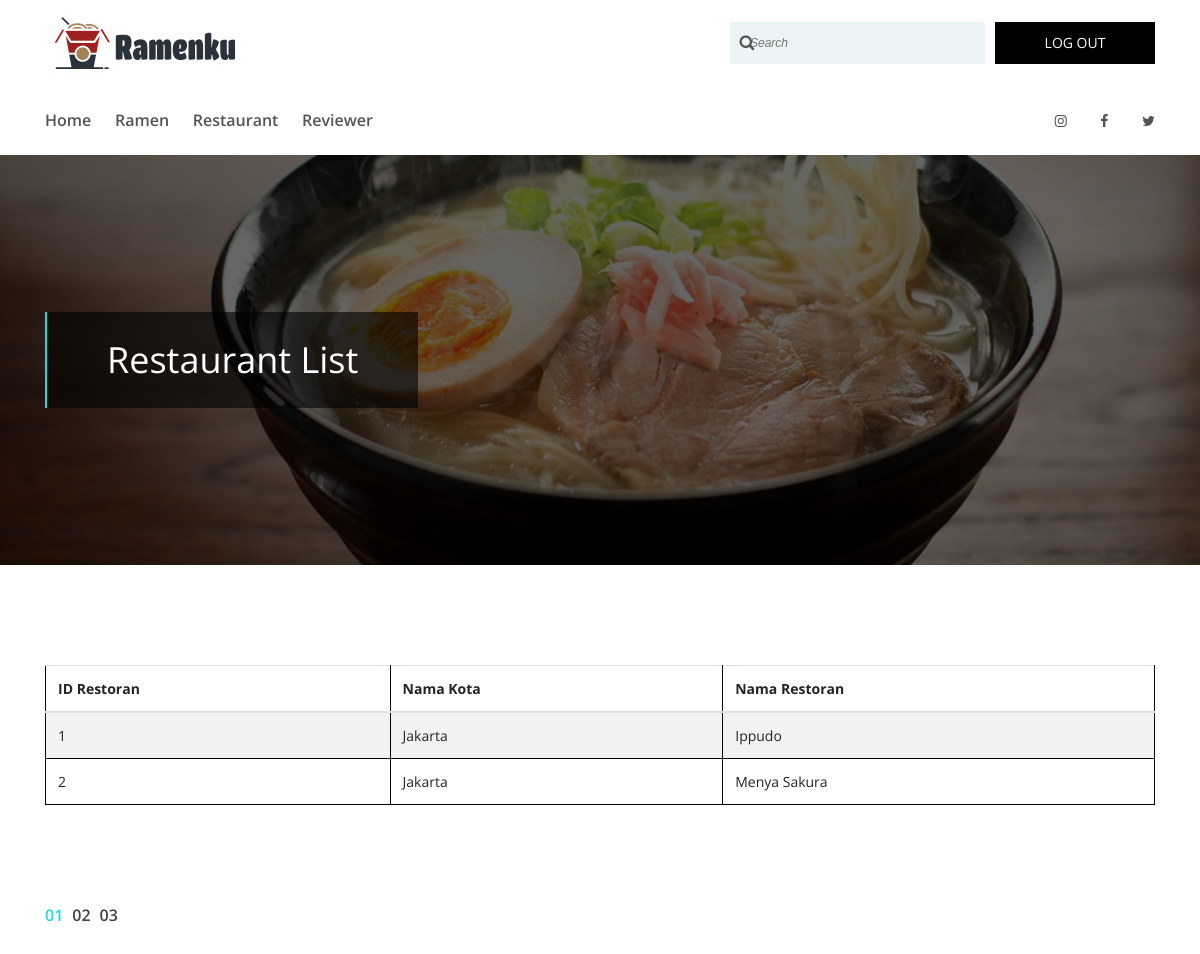
Screenshot of /view/Admin/restaurant-review.php with the database file from the repository.
### tables this page shows
CREATE TABLE `restoran` (
  `idRestoran` int(20) NOT NULL,
  `idKota` int(20) NOT NULL,
  `namaRestoran` varchar(100) NOT NULL
);

CREATE TABLE `kota` (
  `idKota` int(20) NOT NULL,
  `idNegara` int(20) NOT NULL,
  `namaKota` varchar(100) NOT NULL
);

### view/Admin/restaurant-review.php (the view, shortened to what this page needs)
<?php
    include ("../../controller/db_connect.php")
?>
<!DOCTYPE html>
<html lang="en">
<head>
    <link rel="stylesheet" href="../lib/admin/style.css">
</head>
<body>
    <header class="header-area wow fadeInDown" data-wow-delay="500ms">
        <div class="top-header-area">
            <div class="container h-100">
                <div class="row h-100 align-items-center">
                    <div class="col-12 d-flex align-items-center justify-content-between">
                        <div class="logo">
                            <a href="admin.php"><img src="../lib/admin/img/core-img/Ramenku.jpg" alt=""></a>
                        </div>
                        <div class="search-login-area d-flex align-items-center">
                            <div class="top-search-area">
                                <form action="#" method="post">
                                    <input type="search" name="top-search" id="topSearch" placeholder="Search">
                                    <button type="submit" class="btn"><i class="fa fa-search"></i></button>
                                </form>
                            </div>
                            <div class="login-area">
                                <a href="../index.php"><span>LOG OUT</span> <i class="fa fa-lock" aria-hidden="true"></i></a>
                            </div>
                        </div>
                    </div>
                </div>
            </div>
        </div>
        <div class="egames-main-menu" id="sticker">
            <div class="classy-nav-container breakpoint-off">
                <div class="container">
                    <nav class="classy-navbar justify-content-between" id="egamesNav">
                        <div class="classy-menu">
                            <div class="classynav">
                                <ul>
                                    <li><a href="admin.php">Home</a></li>
                                    <li><a href="ramen-review.php">Ramen</a></li>
                                    <li><a href="restaurant-review.php">Restaurant</a></li>
                                    <li><a href="reviewer.php">Reviewer</a></li>
                                </ul>
                            </div>
                        </div>
                        <div class="top-social-info">
                            <a href="#" data-toggle="tooltip" data-placement="top" title="Pinterest"><i class="fa fa-instagram" aria-hidden="true"></i></a>
                            <a href="#" data-toggle="tooltip" data-placement="top" title="Facebook"><i class="fa fa-facebook" aria-hidden="true"></i></a>
                            <a href="#" data-toggle="tooltip" data-placement="top" title="Twitter"><i class="fa fa-twitter" aria-hidden="true"></i></a>
                        </div>
                    </nav>
                </div>
            </div>
        </div>
    </header>
    <div class="breadcrumb-area bg-img bg-overlay" style="background-image: url(../lib/admin/img/bg-img/carousel1.jpg);">
        <div class="container h-100">
            <div class="row h-100 align-items-center">
                <div class="col-12">
                    <div class="breadcrumb-text">
                        <h2>Restaurant List</h2>
                    </div>
                </div>
            </div>
        </div>
    </div>
    <section class="game-review-area section-padding-100">
        <div class="container">
            <div class="row">
                <div class="col-12">
                    <div>
                        <table class="table table-hover table-striped" id="table_ramen">
                            <thead>
                                <tr>
                                    <th>ID Restoran</th>
                                    <th>Nama Kota</th>
                                    <th>Nama Restoran</th>
                                </tr>
                            </thead>
                            <tbody>
                                <?php
                                    $sql = "select *
                                                from restoran
                                                    inner join Kota on restoran.idKota = Kota.idKota";
                                    $resultRestoranList = mysqli_query($connection, $sql);
                                    while ($row = mysqli_fetch_array($resultRestoranList)) {
                                        echo "<tr>";
                                        echo "<td>" . $row['idRestoran'] . "</td>";
                                        echo "<td>" . $row['namaKota'] . "</td>";
                                        echo "<td>" . $row['namaRestoran'] . "</td>";
                                        echo "</tr>";
                                    }
                                ?>
                            </tbody>
                        </table>
                    </div>
                    <nav aria-label="Page navigation example">
                        <ul class="pagination mt-100">
                            <li class="page-item active"><a class="page-link" href="#">01</a></li>
                            <li class="page-item"><a class="page-link" href="#">02</a></li>
                            <li class="page-item"><a class="page-link" href="#">03</a></li>
                        </ul>
                    </nav>
                </div>
            </div>
        </div>
    </section>
</body>
</html>

### rows the page displays
restoran: idRestoran "1", idKota.namaKota "Jakarta", namaRestoran "Ippudo"
restoran: idRestoran "2", idKota.namaKota "Jakarta", namaRestoran "Menya Sakura"
